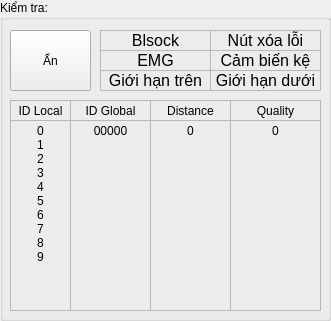
   <widget class="QGroupBox" name="gb_checkDevice">
    <property name="geometry">
     <rect>
      <x>10</x>
      <y>40</y>
      <width>331</width>
      <height>321</height>
     </rect>
    </property>
    <property name="autoFillBackground">
     <bool>true</bool>
    </property>
    <property name="title">
     <string>Kiểm tra:</string>
    </property>
    <property name="flat">
     <bool>false</bool>
    </property>
    <widget class="QLabel" name="lbc_blsock">
     <property name="geometry">
      <rect>
       <x>100</x>
       <y>30</y>
       <width>111</width>
       <height>21</height>
      </rect>
     </property>
     <property name="font">
      <font>
       <pointsize>12</pointsize>
      </font>
     </property>
     <property name="autoFillBackground">
      <bool>false</bool>
     </property>
     <property name="frameShape">
      <enum>QFrame::StyledPanel</enum>
     </property>
     <property name="lineWidth">
      <number>1</number>
     </property>
     <property name="midLineWidth">
      <number>0</number>
     </property>
     <property name="text">
      <string>Blsock</string>
     </property>
     <property name="scaledContents">
      <bool>false</bool>
     </property>
     <property name="alignment">
      <set>Qt::AlignCenter</set>
     </property>
     <property name="wordWrap">
      <bool>false</bool>
     </property>
     <property name="openExternalLinks">
      <bool>false</bool>
     </property>
    </widget>
    <widget class="QLabel" name="lbc_limit2">
     <property name="geometry">
      <rect>
       <x>100</x>
       <y>70</y>
       <width>111</width>
       <height>21</height>
      </rect>
     </property>
     <property name="font">
      <font>
       <pointsize>12</pointsize>
      </font>
     </property>
     <property name="autoFillBackground">
      <bool>false</bool>
     </property>
     <property name="frameShape">
      <enum>QFrame::StyledPanel</enum>
     </property>
     <property name="lineWidth">
      <number>1</number>
     </property>
     <property name="midLineWidth">
      <number>0</number>
     </property>
     <property name="text">
      <string>Giới hạn trên</string>
     </property>
     <property name="scaledContents">
      <bool>false</bool>
     </property>
     <property name="alignment">
      <set>Qt::AlignCenter</set>
     </property>
     <property name="wordWrap">
      <bool>false</bool>
     </property>
     <property name="openExternalLinks">
      <bool>false</bool>
     </property>
    </widget>
    <widget class="QLabel" name="lbc_limit1">
     <property name="geometry">
      <rect>
       <x>210</x>
       <y>70</y>
       <width>111</width>
       <height>21</height>
      </rect>
     </property>
     <property name="font">
      <font>
       <pointsize>12</pointsize>
      </font>
     </property>
     <property name="autoFillBackground">
      <bool>false</bool>
     </property>
     <property name="frameShape">
      <enum>QFrame::StyledPanel</enum>
     </property>
     <property name="lineWidth">
      <number>1</number>
     </property>
     <property name="midLineWidth">
      <number>0</number>
     </property>
     <property name="text">
      <string>Giới hạn dưới</string>
     </property>
     <property name="scaledContents">
      <bool>false</bool>
     </property>
     <property name="alignment">
      <set>Qt::AlignCenter</set>
     </property>
     <property name="wordWrap">
      <bool>false</bool>
     </property>
     <property name="openExternalLinks">
      <bool>false</bool>
     </property>
    </widget>
    <widget class="QLabel" name="lbc_liftSensor">
     <property name="geometry">
      <rect>
       <x>210</x>
       <y>50</y>
       <width>111</width>
       <height>21</height>
      </rect>
     </property>
     <property name="font">
      <font>
       <pointsize>12</pointsize>
      </font>
     </property>
     <property name="autoFillBackground">
      <bool>false</bool>
     </property>
     <property name="frameShape">
      <enum>QFrame::StyledPanel</enum>
     </property>
     <property name="lineWidth">
      <number>1</number>
     </property>
     <property name="midLineWidth">
      <number>0</number>
     </property>
     <property name="text">
      <string>Cảm biến kệ</string>
     </property>
     <property name="scaledContents">
      <bool>false</bool>
     </property>
     <property name="alignment">
      <set>Qt::AlignCenter</set>
     </property>
     <property name="wordWrap">
      <bool>false</bool>
     </property>
     <property name="openExternalLinks">
      <bool>false</bool>
     </property>
    </widget>
    <widget class="QLabel" name="lbc_emg">
     <property name="geometry">
      <rect>
       <x>100</x>
       <y>50</y>
       <width>111</width>
       <height>21</height>
      </rect>
     </property>
     <property name="font">
      <font>
       <pointsize>12</pointsize>
      </font>
     </property>
     <property name="autoFillBackground">
      <bool>false</bool>
     </property>
     <property name="frameShape">
      <enum>QFrame::StyledPanel</enum>
     </property>
     <property name="lineWidth">
      <number>1</number>
     </property>
     <property name="midLineWidth">
      <number>0</number>
     </property>
     <property name="text">
      <string>EMG</string>
     </property>
     <property name="scaledContents">
      <bool>false</bool>
     </property>
     <property name="alignment">
      <set>Qt::AlignCenter</set>
     </property>
     <property name="wordWrap">
      <bool>false</bool>
     </property>
     <property name="openExternalLinks">
      <bool>false</bool>
     </property>
    </widget>
    <widget class="QLabel" name="lbc_clear">
     <property name="geometry">
      <rect>
       <x>210</x>
       <y>30</y>
       <width>111</width>
       <height>21</height>
      </rect>
     </property>
     <property name="font">
      <font>
       <pointsize>12</pointsize>
      </font>
     </property>
     <property name="autoFillBackground">
      <bool>false</bool>
     </property>
     <property name="frameShape">
      <enum>QFrame::StyledPanel</enum>
     </property>
     <property name="lineWidth">
      <number>1</number>
     </property>
     <property name="midLineWidth">
      <number>0</number>
     </property>
     <property name="text">
      <string>Nút xóa lỗi</string>
     </property>
     <property name="scaledContents">
      <bool>false</bool>
     </property>
     <property name="alignment">
      <set>Qt::AlignCenter</set>
     </property>
     <property name="wordWrap">
      <bool>false</bool>
     </property>
     <property name="openExternalLinks">
      <bool>false</bool>
     </property>
    </widget>
    <widget class="QPushButton" name="bt_hideCheck">
     <property name="geometry">
      <rect>
       <x>10</x>
       <y>30</y>
       <width>81</width>
       <height>61</height>
      </rect>
     </property>
     <property name="text">
      <string>Ẩn</string>
     </property>
    </widget>
    <widget class="QLabel" name="lb_idLocal">
     <property name="geometry">
      <rect>
       <x>10</x>
       <y>100</y>
       <width>61</width>
       <height>21</height>
      </rect>
     </property>
     <property name="autoFillBackground">
      <bool>false</bool>
     </property>
     <property name="frameShape">
      <enum>QFrame::StyledPanel</enum>
     </property>
     <property name="text">
      <string>ID Local</string>
     </property>
     <property name="alignment">
      <set>Qt::AlignCenter</set>
     </property>
    </widget>
    <widget class="QLabel" name="lb_quality">
     <property name="geometry">
      <rect>
       <x>230</x>
       <y>100</y>
       <width>91</width>
       <height>21</height>
      </rect>
     </property>
     <property name="autoFillBackground">
      <bool>false</bool>
     </property>
     <property name="frameShape">
      <enum>QFrame::StyledPanel</enum>
     </property>
     <property name="text">
      <string>Quality</string>
     </property>
     <property name="alignment">
      <set>Qt::AlignCenter</set>
     </property>
    </widget>
    <widget class="QLabel" name="lb_idGlobal">
     <property name="geometry">
      <rect>
       <x>70</x>
       <y>100</y>
       <width>81</width>
       <height>21</height>
      </rect>
     </property>
     <property name="autoFillBackground">
      <bool>false</bool>
     </property>
     <property name="frameShape">
      <enum>QFrame::StyledPanel</enum>
     </property>
     <property name="text">
      <string>ID Global</string>
     </property>
     <property name="alignment">
      <set>Qt::AlignCenter</set>
     </property>
    </widget>
    <widget class="QLabel" name="lb_distance">
     <property name="geometry">
      <rect>
       <x>150</x>
       <y>100</y>
       <width>81</width>
       <height>21</height>
      </rect>
     </property>
     <property name="autoFillBackground">
      <bool>false</bool>
     </property>
     <property name="frameShape">
      <enum>QFrame::StyledPanel</enum>
     </property>
     <property name="text">
      <string>Distance</string>
     </property>
     <property name="alignment">
      <set>Qt::AlignCenter</set>
     </property>
    </widget>
    <widget class="QLabel" name="lbv_idLocal">
     <property name="geometry">
      <rect>
       <x>10</x>
       <y>120</y>
       <width>61</width>
       <height>191</height>
      </rect>
     </property>
     <property name="autoFillBackground">
      <bool>false</bool>
     </property>
     <property name="frameShape">
      <enum>QFrame::StyledPanel</enum>
     </property>
     <property name="text">
      <string>0
1
2
3
4
5
6
7
8
9</string>
     </property>
     <property name="alignment">
      <set>Qt::AlignHCenter|Qt::AlignTop</set>
     </property>
    </widget>
    <widget class="QLabel" name="lbv_idGlobal">
     <property name="geometry">
      <rect>
       <x>70</x>
       <y>120</y>
       <width>81</width>
       <height>191</height>
      </rect>
     </property>
     <property name="autoFillBackground">
      <bool>false</bool>
     </property>
     <property name="frameShape">
      <enum>QFrame::StyledPanel</enum>
     </property>
     <property name="text">
      <string>00000</string>
     </property>
     <property name="alignment">
      <set>Qt::AlignHCenter|Qt::AlignTop</set>
     </property>
    </widget>
    <widget class="QLabel" name="lbv_distance">
     <property name="geometry">
      <rect>
       <x>150</x>
       <y>120</y>
       <width>81</width>
       <height>191</height>
      </rect>
     </property>
     <property name="autoFillBackground">
      <bool>false</bool>
     </property>
     <property name="frameShape">
      <enum>QFrame::StyledPanel</enum>
     </property>
     <property name="text">
      <string>0</string>
     </property>
     <property name="alignment">
      <set>Qt::AlignHCenter|Qt::AlignTop</set>
     </property>
    </widget>
    <widget class="QLabel" name="lbv_quality">
     <property name="geometry">
      <rect>
       <x>230</x>
       <y>120</y>
       <width>91</width>
       <height>191</height>
      </rect>
     </property>
     <property name="autoFillBackground">
      <bool>false</bool>
     </property>
     <property name="frameShape">
      <enum>QFrame::StyledPanel</enum>
     </property>
     <property name="text">
      <string>0</string>
     </property>
     <property name="alignment">
      <set>Qt::AlignHCenter|Qt::AlignTop</set>
     </property>
    </widget>
   </widget>
